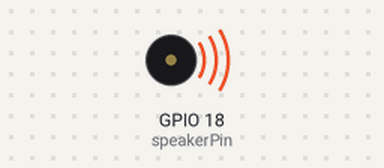
The sketch below on a simulated ESP32. Shown: buzzer (waves = sounding).

Above: at 0.2 s.
Timing chart, 0 to 3.0 s (numbered marks = the images above):
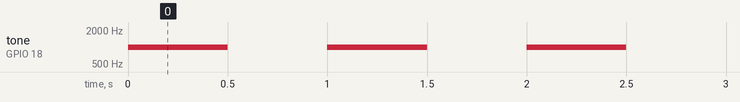

Measured:
- by itself, tone on GPIO 18 (speakerPin): alternates 1000 Hz for 0.50 s and silent for 0.50 s

The sketch:

speaker.ino
```cpp
// ESP32 Speaker Test on GPIO 18
const int speakerPin = 18;  // Speaker signal pin

void setup() {
  pinMode(speakerPin, OUTPUT);
}

void loop() {
  // Play a 1 kHz tone for 500 ms
  tone(speakerPin, 1000);
  delay(500);

  // Stop the tone
  noTone(speakerPin);
  delay(500);
}
```
